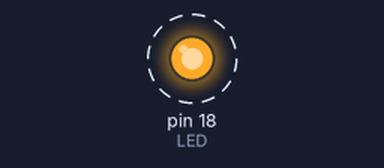
Bench run of a sketch on a simulated Arduino Uno, built with avr-gcc and run on an emulated ATmega328P. Parts: output pins drawn as LEDs (lit = HIGH). Dashed ring = blinking.

Above: at 0.5 s.
Timing chart, 0 to 4.6 s (numbered marks = the images above):
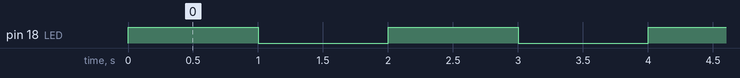

The sketch:

sistema_mov_vertical.ino
```cpp
#define LED 18

void setup() {
 pinMode(LED, OUTPUT);
}

void loop() {
 digitalWrite(LED, HIGH);
 delay(1000);

 digitalWrite(LED, LOW);
 delay(1000);
}
```

Measured:
- by itself, pin 18 (LED): alternates HIGH for 1.0 s and LOW for 1.0 s
